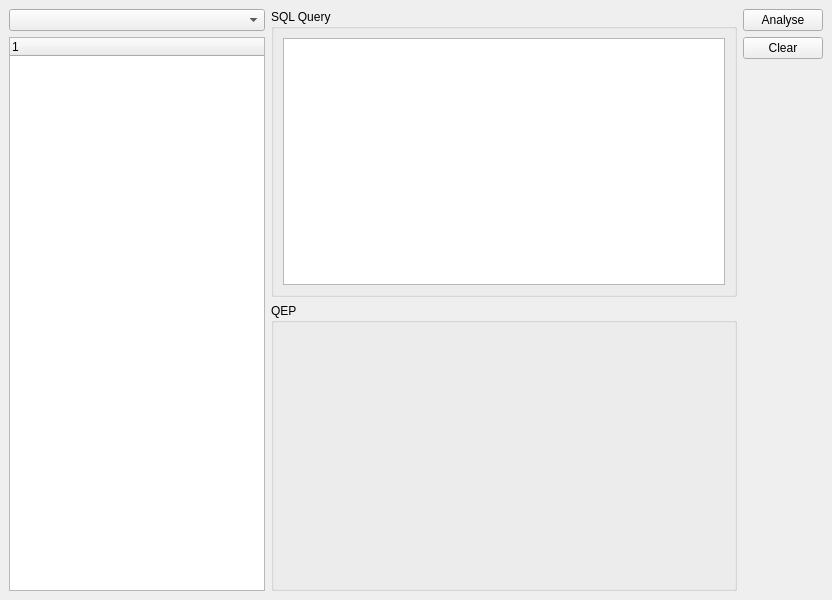
<?xml version="1.0" encoding="UTF-8"?>
<ui version="4.0">
 <class>MainWindow</class>
 <widget class="QMainWindow" name="MainWindow">
  <property name="geometry">
   <rect>
    <x>0</x>
    <y>0</y>
    <width>832</width>
    <height>600</height>
   </rect>
  </property>
  <property name="minimumSize">
   <size>
    <width>300</width>
    <height>398</height>
   </size>
  </property>
  <property name="windowTitle">
   <string>CZ4031-Assignment2</string>
  </property>
  <widget class="QWidget" name="centralwidget">
   <layout class="QVBoxLayout" name="verticalLayout">
    <item>
     <layout class="QHBoxLayout" name="panels">
      <item>
       <layout class="QVBoxLayout" name="left">
        <item>
         <widget class="QComboBox" name="combo_databases"/>
        </item>
        <item>
         <widget class="QTreeWidget" name="tree_attrs">
          <property name="sizePolicy">
           <sizepolicy hsizetype="Minimum" vsizetype="Expanding">
            <horstretch>0</horstretch>
            <verstretch>0</verstretch>
           </sizepolicy>
          </property>
          <property name="minimumSize">
           <size>
            <width>100</width>
            <height>0</height>
           </size>
          </property>
          <property name="columnCount">
           <number>1</number>
          </property>
          <attribute name="headerVisible">
           <bool>true</bool>
          </attribute>
          <column>
           <property name="text">
            <string notr="true">1</string>
           </property>
          </column>
         </widget>
        </item>
       </layout>
      </item>
      <item>
       <layout class="QVBoxLayout" name="main">
        <item>
         <widget class="QGroupBox" name="group_input">
          <property name="sizePolicy">
           <sizepolicy hsizetype="Expanding" vsizetype="Expanding">
            <horstretch>0</horstretch>
            <verstretch>0</verstretch>
           </sizepolicy>
          </property>
          <property name="title">
           <string>SQL Query</string>
          </property>
          <layout class="QVBoxLayout" name="verticalLayout_4">
           <item>
            <widget class="QTextEdit" name="input_query">
             <property name="sizePolicy">
              <sizepolicy hsizetype="Expanding" vsizetype="Expanding">
               <horstretch>0</horstretch>
               <verstretch>0</verstretch>
              </sizepolicy>
             </property>
             <property name="acceptRichText">
              <bool>false</bool>
             </property>
            </widget>
           </item>
          </layout>
         </widget>
        </item>
        <item>
         <widget class="QGroupBox" name="group_result">
          <property name="sizePolicy">
           <sizepolicy hsizetype="Expanding" vsizetype="Expanding">
            <horstretch>0</horstretch>
            <verstretch>0</verstretch>
           </sizepolicy>
          </property>
          <property name="title">
           <string>QEP</string>
          </property>
          <layout class="QVBoxLayout" name="verticalLayout_2">
           <item alignment="Qt::AlignTop">
            <widget class="QLabel" name="text_plan">
             <property name="sizePolicy">
              <sizepolicy hsizetype="Expanding" vsizetype="Expanding">
               <horstretch>0</horstretch>
               <verstretch>0</verstretch>
              </sizepolicy>
             </property>
             <property name="text">
              <string/>
             </property>
             <property name="wordWrap">
              <bool>true</bool>
             </property>
            </widget>
           </item>
          </layout>
         </widget>
        </item>
       </layout>
      </item>
      <item>
       <layout class="QVBoxLayout" name="right">
        <item>
         <widget class="QPushButton" name="btn_analyse">
          <property name="text">
           <string>Analyse</string>
          </property>
         </widget>
        </item>
        <item alignment="Qt::AlignTop">
         <widget class="QPushButton" name="btn_clear">
          <property name="text">
           <string>Clear</string>
          </property>
         </widget>
        </item>
       </layout>
      </item>
     </layout>
    </item>
   </layout>
  </widget>
 </widget>
 <resources/>
 <connections/>
</ui>
